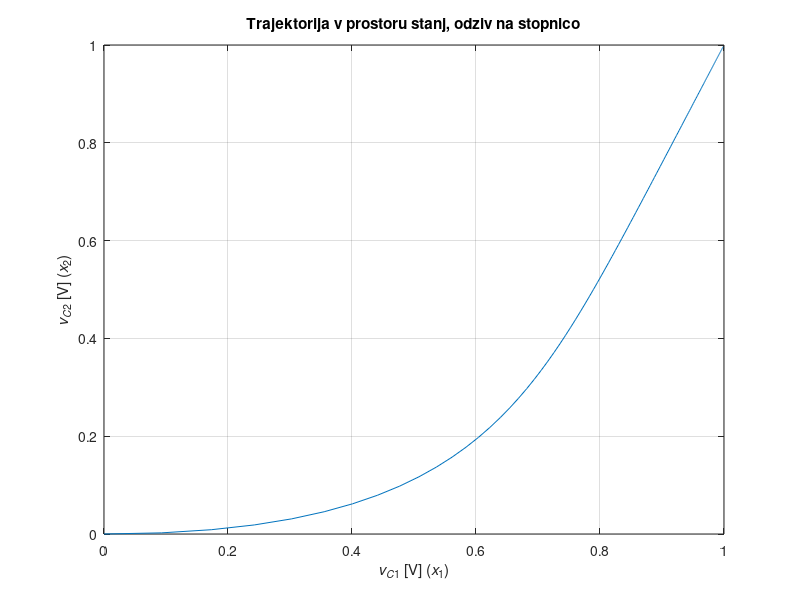
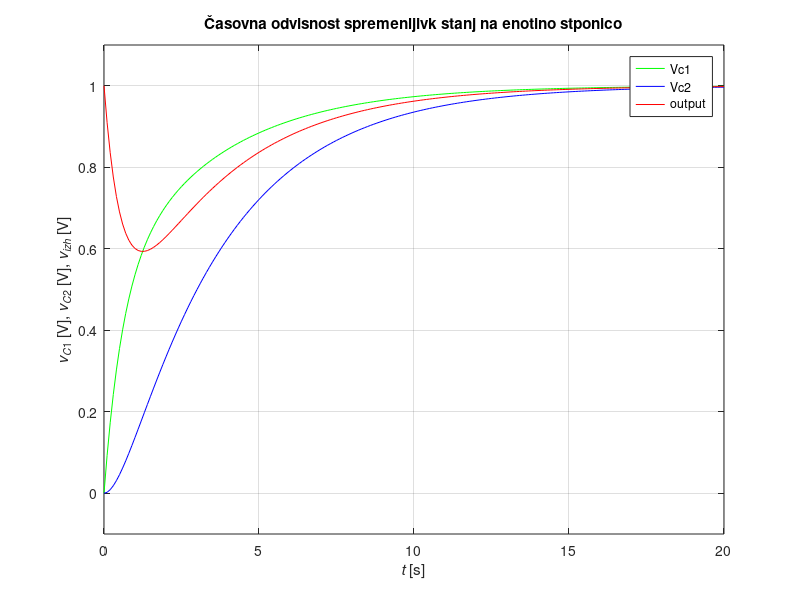
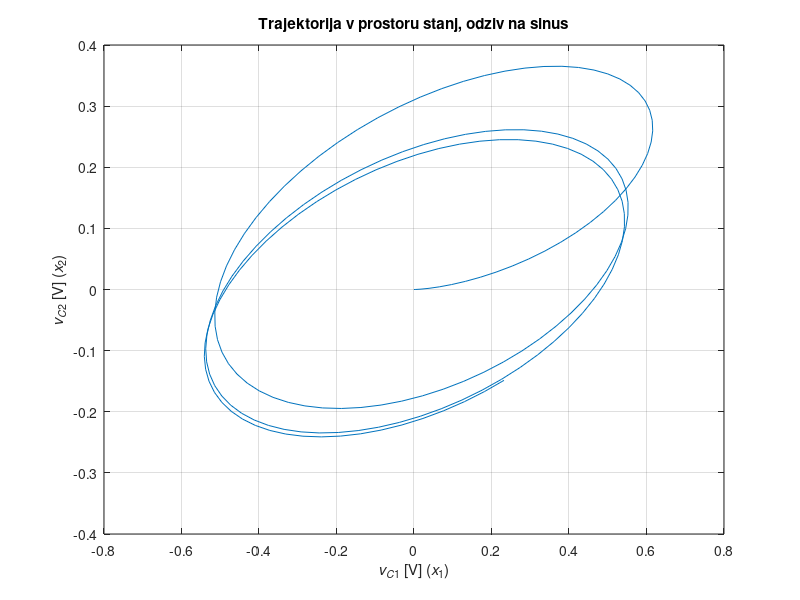
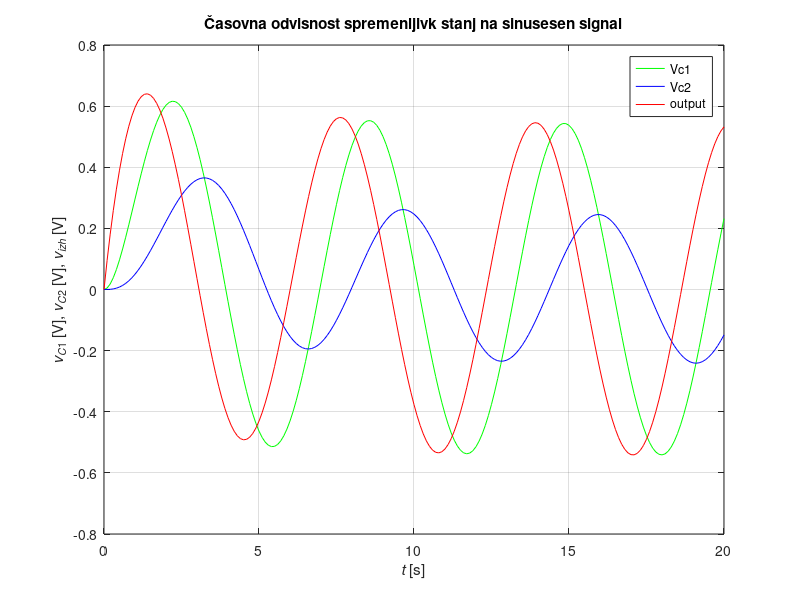

MATLAB code to generate these figures, in order:
#primer 3.6
# ẋ = Ax + Bu
# ẏ = Cx + Du

clear all; close all; 

# constant for DE
R1 = 2; #ohm
R2 = 1; #ohm
 
#kapacitivnost
C1 = 1; %farad
C2 = 1; %farad

#Casovni vektor
tz = 0; tk = 20; dt = 0.1; t=tz:dt:tk;


# U definition input
##Prva je enotina stopnica
##Druga je sinusen signal
U = ones(length(t),1); 
U_sin = sin(t);
%U = [ones(length(t),1), sin(length(t),1)];

#Zacetne vrednosti Vc1(0)=0V Vc2(0) = 0V
Vc01 = 0; Vc02 = 0;
Vc = [Vc01; Vc02];  #oba sta nic

# definition of A,B,C,D konstants

a11 = -1/C1*(1/R1+1/R2);
a12 = 1/(R1*C1);
a21 = 1/(R1*C2);
a22 = -1/(R1*C2);

b11 = 1/(R2*C1);
b12 = 0;

c11 = -1;
c12 = 1;

d11 = 1;

#konstante v prostoru matrix
A = [a11, a12; a21, a22];
B = [b11, b12]';
C = [c11, c12];
D = [d11];

#solving systems for unit step
sys = ss(A,B,C,D);
[y,t,x]=lsim(sys, U,t);

#solving system sin(x)
sys = ss(A,B,C,D);
[y_sin, t, x_sin] = lsim(sys, U_sin, t)

#zapis outs for unit step
Vc1 = x(:,1); Vc2 = x(:,2); vizh = y(:,1);

Vc1_sin = x_sin(:,1); Vc2_sin = x_sin(:,2); vizh_sin = y_sin(:,1);
#draw
  #Odziv na stopnico

fig1 = figure(1);
set(fig1,'Units','centimeters','Position',[1 4 14 12]);
plot(Vc1, Vc2);
grid;
xlabel('{\itv_C}_1 [V] ({\itx}_1)'); ylabel('{\itv_C}_2 [V] ({\itx}_2)');
title('Trajektorija v prostoru stanj, odziv na stopnico')
pause(1);

fig2 = figure(2);

set(fig2,'Units','centimeters','Position',[16.5 1.5 20 16]);
plot(t, Vc1, 'g', t, Vc2, 'b', t, vizh, 'r'); 
axis([tz tk -0.1 1.1]); grid;
legend("Vc1", "Vc2", "output")
xlabel('{\itt} [s]'); ylabel('{\itv_C}_1 [V], {\itv_C}_2 [V], {\itv_{izh}} [V]');
title('Časovna odvisnost spremenljivk stanj na enotino stponico')
pause(2);


#Odziv na sin
fig1 = figure(3);
set(fig1,'Units','centimeters','Position',[1 4 14 12]);
plot(Vc1_sin, Vc2_sin);
grid;
xlabel('{\itv_C}_1 [V] ({\itx}_1)'); ylabel('{\itv_C}_2 [V] ({\itx}_2)');
title('Trajektorija v prostoru stanj, odziv na sinus')
pause(3);

fig2 = figure(4);

set(fig2,'Units','centimeters','Position',[16.5 1.5 20 16]);
plot(t, Vc1_sin, 'g', t, Vc2_sin, 'b', t, vizh_sin, 'r'); 
; grid;
legend("Vc1", "Vc2", "output")
xlabel('{\itt} [s]'); ylabel('{\itv_C}_1 [V], {\itv_C}_2 [V], {\itv_{izh}} [V]');
title('Časovna odvisnost spremenljivk stanj na sinusesen signal')
pause(4);
  
#zapis outs
%U = ones(size(T)); 
%sys = ss(A,B,C,D);             % construct a system model
%[Y, Tsim, X] = lsim(sys,U,T);  % simulate
%plot(Tsim,Y)                   % plot the output vs. time
%title('Step Response with Zero Initial Conditions');
%
%figure(3)
%
%T = 0:0.01:10;                  % simulation time = 10 seconds
%U = sin(T);             % input as a function of time
%sys = ss(A,B,C,D);              % construct a system model
%[Y, Tsim, X] = lsim(sys,U,T);   % simulate
%plot(Tsim,Y)                    % plot the output vs. time
%title('Response to a Sinusoid Input with Zero Initial Conditions')
